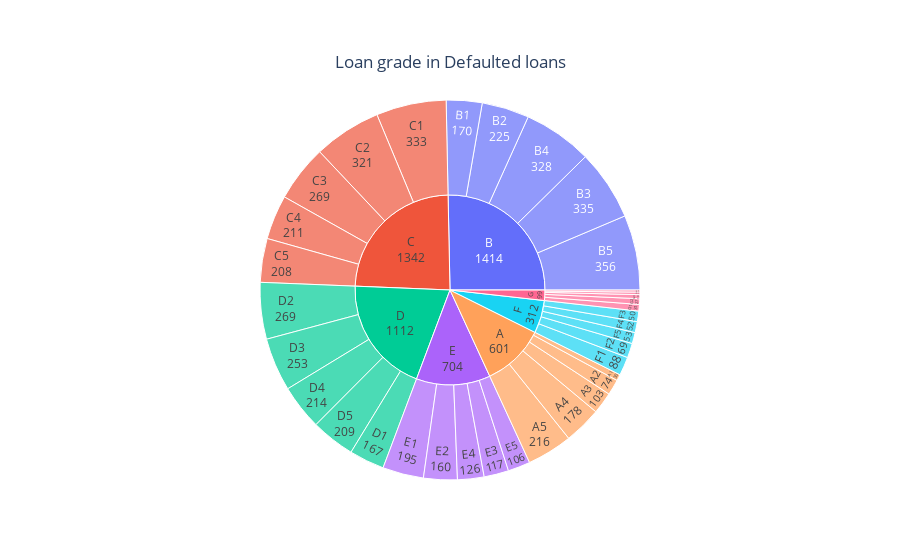

Notebook code cell kept with this figure:
### Code cell
fig=px.sunburst(defaulted_loans,path=['grade','sub_grade'],title="Loan grade in Defaulted loans")
fig.update_traces(textinfo="label+value")
fig.update_layout(
    title={
        'text': "Loan grade in Defaulted loans",
        'y':0.9,
        'x':0.5,
        'xanchor': 'center',
        'yanchor': 'top'})
fig.show()

#defaulted loans have a lower loan grade

### Figure 1 — Plotly figure (JSON) as saved in the notebook; plotly's stock layout.template omitted (floating-point values rounded to 4 significant figures)
{"data": [{"branchvalues": "total", "domain": {"x": [0, 1], "y": [0, 1]}, "hovertemplate": "labels=%{label}<br>count=%{value}<br>parent=%{parent}<br>id=%{id}<extra></extra>", "ids": ["A/A1", "A/A2", "A/A3", "A/A4", "A/A5", "B/B1", "B/B2", "B/B3", "B/B4", "B/B5", "C/C1", "C/C2", "C/C3", "C/C4", "C/C5", "D/D1", "D/D2", "D/D3", "D/D4", "D/D5", "E/E1", "E/E2", "E/E3", "E/E4", "E/E5", "F/F1", "F/F2", "F/F3", "F/F4", "F/F5", "G/G1", "G/G2", "G/G3", "G/G4", "G/G5", "A", "B", "C", "D", "E", "F", "G"], "labels": ["A1", "A2", "A3", "A4", "A5", "B1", "B2", "B3", "B4", "B5", "C1", "C2", "C3", "C4", "C5", "D1", "D2", "D3", "D4", "D5", "E1", "E2", "E3", "E4", "E5", "F1", "F2", "F3", "F4", "F5", "G1", "G2", "G3", "G4", "G5", "A", "B", "C", "D", "E", "F", "G"], "name": "", "parents": ["A", "A", "A", "A", "A", "B", "B", "B", "B", "B", "C", "C", "C", "C", "C", "D", "D", "D", "D", "D", "E", "E", "E", "E", "E", "F", "F", "F", "F", "F", "G", "G", "G", "G", "G", "", "", "", "", "", "", ""], "textinfo": "label+value", "type": "sunburst", "values": [30, 74, 103, 178, 216, 170, 225, 335, 328, 356, 333, 321, 269, 211, 208, 167, 269, 253, 214, 209, 195, 160, 117, 126, 106, 88, 69, 50, 52, 53, 31, 27, 19, 12, 10, 601, 1414, 1342, 1112, 704, 312, 99]}], "layout": {"legend": {"tracegroupgap": 0}, "title": {"text": "Loan grade in Defaulted loans", "x": 0.5, "xanchor": "center", "y": 0.9, "yanchor": "top"}}}
